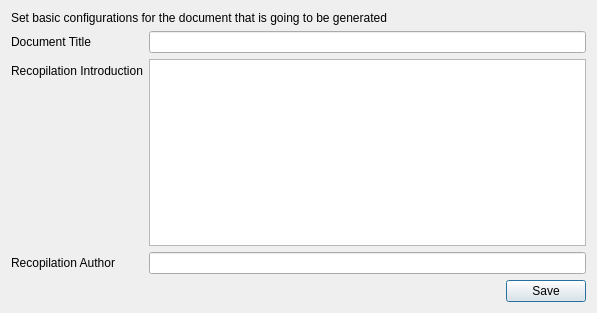
<?xml version="1.0" encoding="UTF-8"?>
<ui version="4.0">
 <class>ConfigurationDialog</class>
 <widget class="QDialog" name="ConfigurationDialog">
  <property name="geometry">
   <rect>
    <x>0</x>
    <y>0</y>
    <width>597</width>
    <height>313</height>
   </rect>
  </property>
  <property name="windowTitle">
   <string>Configurations</string>
  </property>
  <property name="windowIcon">
   <iconset resource="resources.qrc">
    <normaloff>:/icons/custom-icons/license.png</normaloff>:/icons/custom-icons/license.png</iconset>
  </property>
  <layout class="QFormLayout" name="formLayout">
   <item row="2" column="0">
    <widget class="QLabel" name="label">
     <property name="text">
      <string>Recopilation Introduction</string>
     </property>
    </widget>
   </item>
   <item row="2" column="1">
    <widget class="QPlainTextEdit" name="plainTextEdit"/>
   </item>
   <item row="3" column="0">
    <widget class="QLabel" name="label_2">
     <property name="text">
      <string>Recopilation Author</string>
     </property>
    </widget>
   </item>
   <item row="3" column="1">
    <widget class="QLineEdit" name="lineEdit"/>
   </item>
   <item row="4" column="0" colspan="2">
    <layout class="QHBoxLayout" name="horizontalLayout">
     <item>
      <spacer name="horizontalSpacer">
       <property name="orientation">
        <enum>Qt::Horizontal</enum>
       </property>
       <property name="sizeHint" stdset="0">
        <size>
         <width>40</width>
         <height>20</height>
        </size>
       </property>
      </spacer>
     </item>
     <item>
      <widget class="QPushButton" name="pushButton">
       <property name="text">
        <string>Save</string>
       </property>
       <property name="icon">
        <iconset resource="resources.qrc">
         <normaloff>:/icons/custom-icons/floppy-disk.png</normaloff>:/icons/custom-icons/floppy-disk.png</iconset>
       </property>
      </widget>
     </item>
    </layout>
   </item>
   <item row="1" column="0">
    <widget class="QLabel" name="label_3">
     <property name="text">
      <string>Document Title</string>
     </property>
    </widget>
   </item>
   <item row="1" column="1">
    <widget class="QLineEdit" name="lineEdit_2"/>
   </item>
   <item row="0" column="0" colspan="2">
    <widget class="QLabel" name="label_4">
     <property name="text">
      <string>Set basic configurations for the document that is going to be generated</string>
     </property>
    </widget>
   </item>
  </layout>
 </widget>
 <resources>
  <include location="resources.qrc"/>
 </resources>
 <connections/>
</ui>
